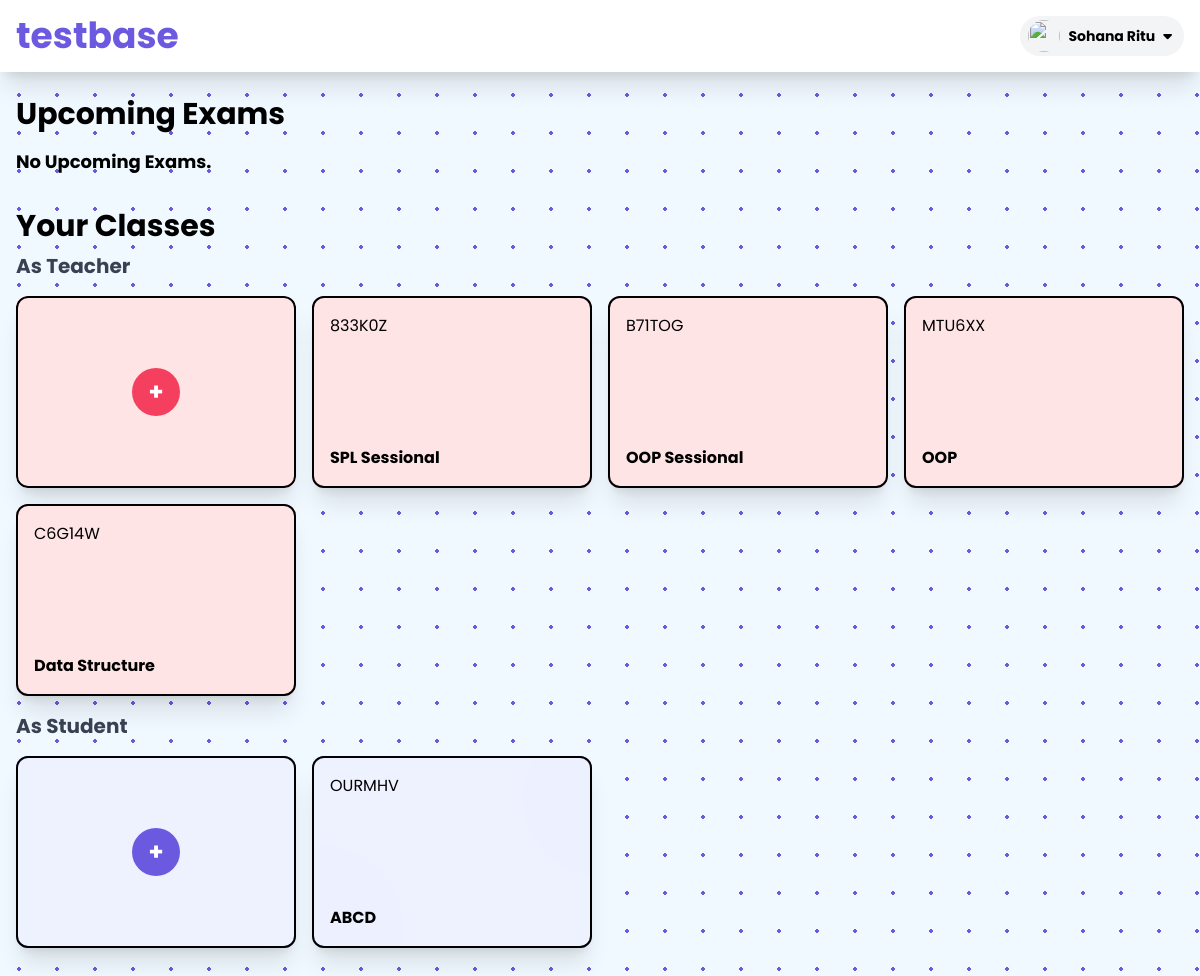
Before: /home/ (signed in) with the older database file.
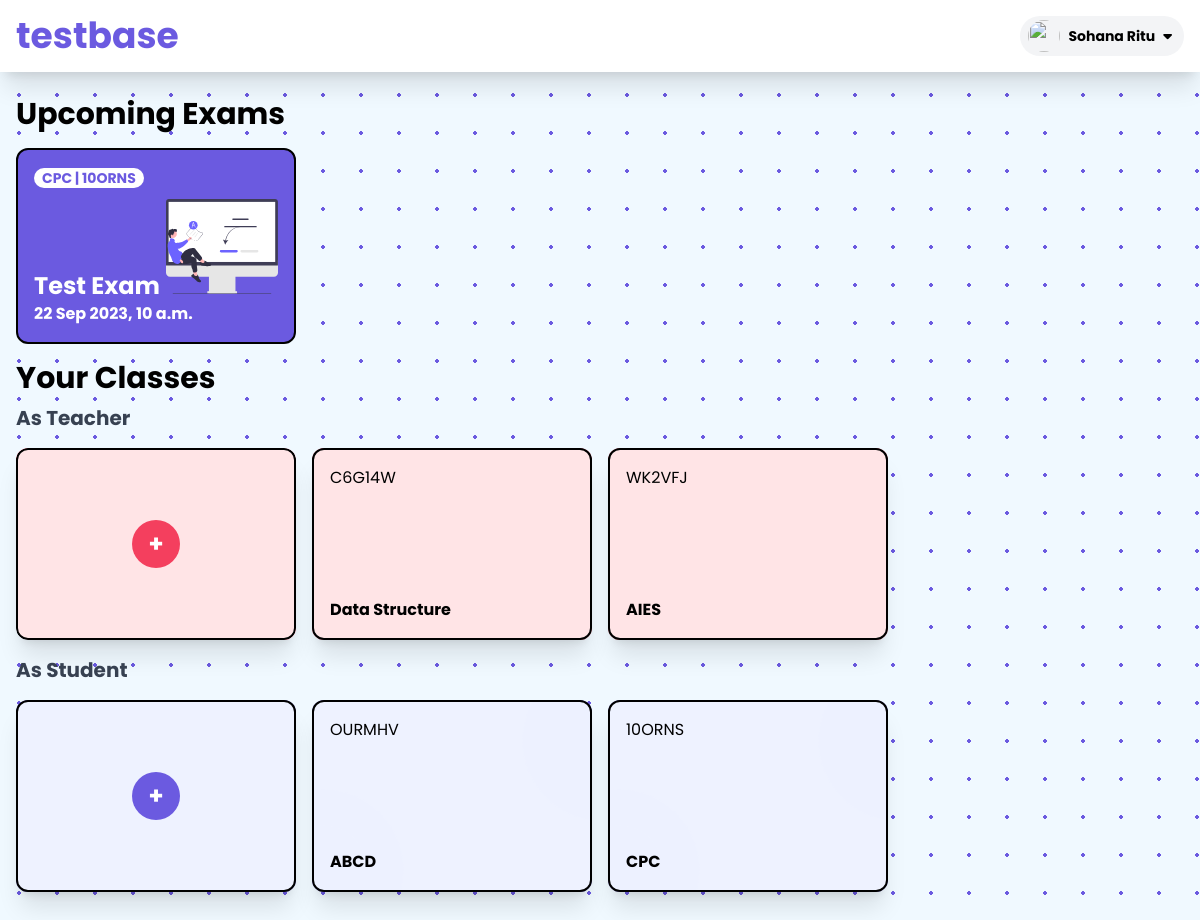
After: the same page with the newer database file.
### exam/models.py (models this page shows, shortened)
class Class(models.Model):
    name = models.CharField(max_length=100)
    code = models.CharField(max_length=6, null=True, blank=True, unique=True)
    description = models.TextField(null=True, blank=True)
    teacher = models.ForeignKey(settings.AUTH_USER_MODEL, related_name='teacherAtClass', on_delete=models.CASCADE)
    students = models.ManyToManyField(settings.AUTH_USER_MODEL, related_name='classs', blank=True)

class Exam(models.Model):
    classes = models.ForeignKey(Class, related_name='exams', on_delete=models.CASCADE)
    name = models.CharField(max_length=100)
    date = models.DateField(default=None)
    start_time = models.TimeField(default=None)
    end_time = models.TimeField(default=None)
    duration = models.IntegerField(default=60, null=True, blank=True)
    instruction = models.TextField(null=True, blank=True)
    file = models.FileField(upload_to='exam_files', null=True, blank=True)

### exam/views.py (the view)
# urls.py: path('', homeView, name='home'),
@login_required(login_url='/login')
def homeView(request):
    if request.method == "POST" and request.POST.get('action')== "create_class":
        class_name = request.POST.get('class_name')
        class_desc = request.POST.get('class_desc')
        class_obj = Class.objects.create(name=class_name, description=class_desc, teacher=request.user)
        class_obj.save()
        return redirect('/home/class/'+class_obj.code)
    elif request.method == "POST" and request.POST.get('action')== "join_class":
        return redirect(joinclass(request.POST.get('class_code'), request.user))
    classAsTeacher = Class.objects.filter(teacher=request.user.id)
    classAsStudent = Class.objects.filter(students = request.user.id)
    exams = Exam.objects.filter(classes__id__in = classAsStudent | classAsTeacher,date__range=[date.today(), datetime.now() + timedelta(days=365)])
    data  = {"classAsTeacher": classAsTeacher, "classAsStudent":classAsStudent, "exams": exams}
    return render(request, 'exam/home.html', data)

### templates/exam/home.html (shortened to what this page needs)
{%extends "exam/base.html" %} {% load static %} {% block content %}
<div class="max-w-7xl mx-auto my-2 p-4">
    <div class="">
        <h1 class="text-3xl font-bold">Upcoming Exams</h1>
        <div
            class="grid grid-cols-1 md:grid-cols-2 lg:grid-cols-4 gap-4 my-4 font-bold"
        >
            {%if exams|length > 0 %} {% for exam in exams %}
            <div
                class="upcomingExamCard group card text-white rounded-xl bg-primary hover:bg-indigo-500 hover:-translate-y-2 transition duration-300 ease-in-out overflow-hidden border-2 border-black"
            >
                <a href="{%url 'examStart' exam.id %}">
                    <div class="flex flex-col p-4 h-48 w-full truncate">
                        <div>
                            <span
                                class="max-w-full bg-white text-primary px-2 rounded-2xl text-left text-sm"
                            >
                                {{exam.classes.name }} | {{exam.classes.code }}
                            </span>
                        </div>
                        <div class="w-full mt-auto">
                            <h1
                                class="mt-2 text-white text-2xl font-bold capitalize"
                            >
                                {{exam.name}}
                            </h1>
                            <p class="">
                                {{exam.date | date:"d M Y"}},
                                {{exam.start_time}}
                            </p>
                        </div>
                    </div>
                </a>
            </div>
            {%endfor%}
        </div>
        {%else%}
        <div class="text-lg font-bold mb-4">No Upcoming Exams.</div>
        {% endif %}
    </div>
    <div class="class">
        <h1 class="text-3xl font-bold">Your Classes</h1>
        <h3 class="text-xl font-bold mt-2 text-gray-700">As Teacher</h3>
        <div class="grid grid-cols-1 md:grid-cols-3 lg:grid-cols-4 gap-4 my-4">
            <div
                class="bg1 bg-tertiary shadow-xl rounded-xl h-48 w-full group overflow-hidden"
            >
                <div
                    class="h-full bg-rose-100 rounded-xl group border-2 border-black"
                >
                    <button class="h-full w-full" onclick="createclassModal()">
                        <div class="h-full flex items-center justify-center">
                            <span
                                class="flex flex-col h-12 w-12 rounded-full bg-rose-500 p-4 text-2xl font-bold text-white flex items-center justify-center group-hover:w-full group-hover:h-full group-hover:rounded-xl transition-all duration-100"
                            >
                                +
                            </span>
                        </div>
                    </button>
                </div>
            </div>
            {%for class in classAsTeacher%}
            <div class="bg-tertiary shadow-xl rounded-xl h-48 w-full">
                <div
                    class="teacherClassCard h-full bg-rose-100 rounded-xl origin-bottom-left hover:-rotate-6 transition-all duration-300 border-2 border-black"
                >
                    <a href="{%url 'classDetails' class.code %}">
                        <div class="p-4 flex flex-col h-full">
                            <p class="">{{class.code}}</p>
                            <h1 class="mt-auto font-bold">{{class.name}}</h1>
                        </div>
                    </a>
                </div>
            </div>
            {%endfor%}
        </div>
        <h3 class="text-xl font-bold mt-2 text-gray-700">As Student</h3>
        <div class="grid grid-cols-1 md:grid-cols-3 lg:grid-cols-4 gap-4 my-4">
            <div class="bg-secondary shadow-xl rounded-xl h-48 w-full group">
                <div
                    class="h-full bg-indigo-50 rounded-xl group border-2 border-black"
                >
                    <button
                        id="homepagejoinclassbutton"
                        onclick="joinclassModal()"
                        class="w-full h-full"
                    >
                        <div class="h-full flex items-center justify-center">
                            <span
                                class="flex flex-col h-12 w-12 rounded-full bg-primary p-4 text-2xl font-bold text-white flex items-center justify-center group-hover:w-full group-hover:h-full group-hover:rounded-xl transition-all duration-100"
                            >
                                +
                            </span>
                        </div>
                    </button>
                </div>
            </div>
            {%for class in classAsStudent%}
            <div class="bg-secondary shadow-xl rounded-xl h-48 w-full">
                <div
                    class="bg1 bg-indigo-50 h-full rounded-xl origin-bottom-left hover:-rotate-6 transition-all duration-300 border-2 border-black"
                >
                    <a href="class/{{class.code}}">
                        <div class="p-4 flex flex-col h-full">
                            <p class="">{{class.code}}</p>
                            <h1 class="mt-auto font-bold">{{class.name}}</h1>
                        </div>
                    </a>
                </div>
            </div>
            {%endfor%}
        </div>
    </div>
</div>
{%endblock%}

### templates/exam/base.html (shortened to what this page needs)
<!DOCTYPE html>
<html lang="en">
    <head>
        {% load static %}
        <script src="{% static 'tailwind.js' %}"></script>
        {% load static %}
        <link rel="stylesheet" href="{% static 'exam/base.css' %}" />
    </head>
    <body
        class="font-poppins bg-sky-50 polkabg max-w-screen overflow-hidde min-h-screen"
    >
        {% include 'reusable/exam_header.html' %}
        <div>{% block content %} {% endblock %}</div>
        {% load static %}
    </body>
</html>

### templates/reusable/exam_header.html (shortened to what this page needs)
{% load static %}
<div class="sticky top-0 max-w-screen bg-white py-4 shadow-xl">
    <div class="max-w-7xl px-4 flex justify-between items-center mx-auto">
        <div>
            <a href="/home" class="text-4xl text-primary font-bold">testbase</a>
        </div>
        <div class="relative ml-3">
            <div>
                <button
                    type="button"
                    class="flex max-w-xs items-center rounded-full bg-gray-100 py-1 px-2 gap-2 text-sm focus:outline-none focus:ring-2 focus:ring-white focus:ring-offset-2 focus:ring-offset-gray-800"
                    id="user-menu-button"
                    aria-expanded="false"
                    aria-haspopup="true"
                    onclick="profileheaderModal()"
                >
                    <img
                        class="h-8 w-8 rounded-full"
                        src="https://www.clipartmax.com/png/middle/171-1717870_stockvader-predicted-cron-for-may-user-profile-icon-png.png"
                        alt=""
                    />
                    <p>
                        {% if request.user.first_name != "" %}
                        <span class="font-bold">
                            {{request.user.first_name}}
                            {{request.user.last_name}}
                        </span>
                        {% else %}
                        <span class="font-bold">{{request.user.username}}</span>
                        {% endif %}
                    </p>
                    <i class="fa-solid fa-caret-down mr-1"></i>
                </button>
            </div>
        </div>
    </div>
</div>

### static/exam/base.css (style rules this page uses)
.upcomingExamCard { background-image: url("images/onlinetest.svg"); background-repeat: no-repeat; background-size: 7em; background-position: right; background-position-x: 90%; }
.bg1 { background-image: url("images/bg1.svg"); background-repeat: no-repeat; background-size: cover; background-position: center; }
.polkabg { background-image: radial-gradient( #6b5ae0 1.6500000000000001px, #f0f9ff 1.6500000000000001px ); background-size: 38px 38px; }

Changed rows visible on the page:
removed Class: code "833K0Z", name "SPL Sessional", shown under "As Teacher"
removed Class: code "B71TOG", name "OOP Sessional", shown under "As Teacher"
removed Class: code "MTU6XX", name "OOP", shown under "As Teacher"
added Exam: classes.name "CPC", classes.code "10ORNS", name "Test Exam", date "22 Sep 2023", start_time "10 a.m."
added Class: code "WK2VFJ", name "AIES", shown under "As Teacher"
now on this page (row unchanged): Class: code "10ORNS", name "CPC", shown under "As Student"
Other visible differences:
text no longer shown: "No Upcoming Exams."
